Frame 1 (no input): blank canvas, image omitted
Frame 60 (the mouse pressed at the canvas centre just before this capture): blank canvas, image omitted
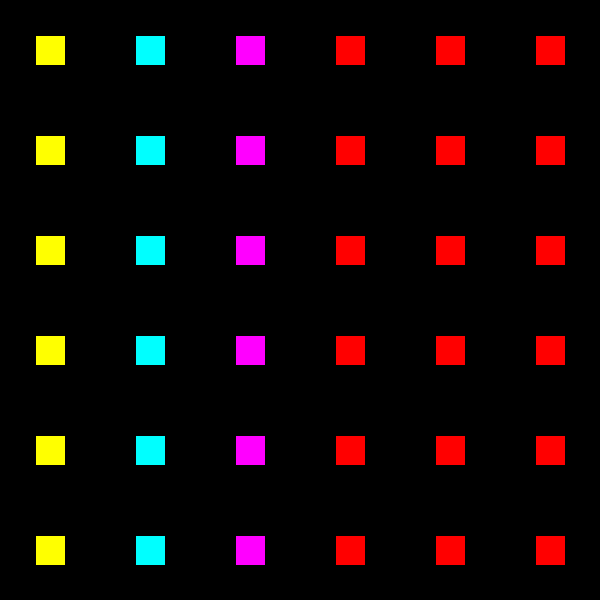
Frame 120 (the mouse held since frame 60 and released just before this capture)

The Processing sketch whose frames 1 and 60 were blank and that drew this single picture after the mouse press (run headless with seeded random() and noise(); from frame 60 on, the mouse is pressed at the canvas centre):

// Processing sketch: processing_37066
// ── processing_37066.pde

//grid of rectangles w/ Hue, Saturation & Brightness changes

void setup(){
  size(600,600);
  background(0);
  rectMode(CENTER); //Draws rectangles from their center
}

void draw(){
  colorMode(HSB,mouseX); //Sets to Hue/Sat./Brig. and gives it a rangle of the mouse position in X
  
  for(int x=50;x<width;x+=100){ //Sets up grid in X with a 50px border & 100px separation
    for(int y=50;y<height;y+=100){ //Sets up grid in y with a 50px border & 100px separation
      fill(x,mouseX,mouseY);
      //the fill is set up with a hue dependent on integer x as defined above
      //and a saturation & brightness dependent on mouse x & mouse y
      rect(x,y,30,30); //integers above set the grid of rect, then the height and width are static
    }
  }
}

//reset sketch code borrowed & modified from Sean Gillespie
void mousePressed() {//when mouse is pressed the sketch redraws
  if (mousePressed == true) {//when mouse is pressed count is reset to draw over sketch
    setup();
  }
}
